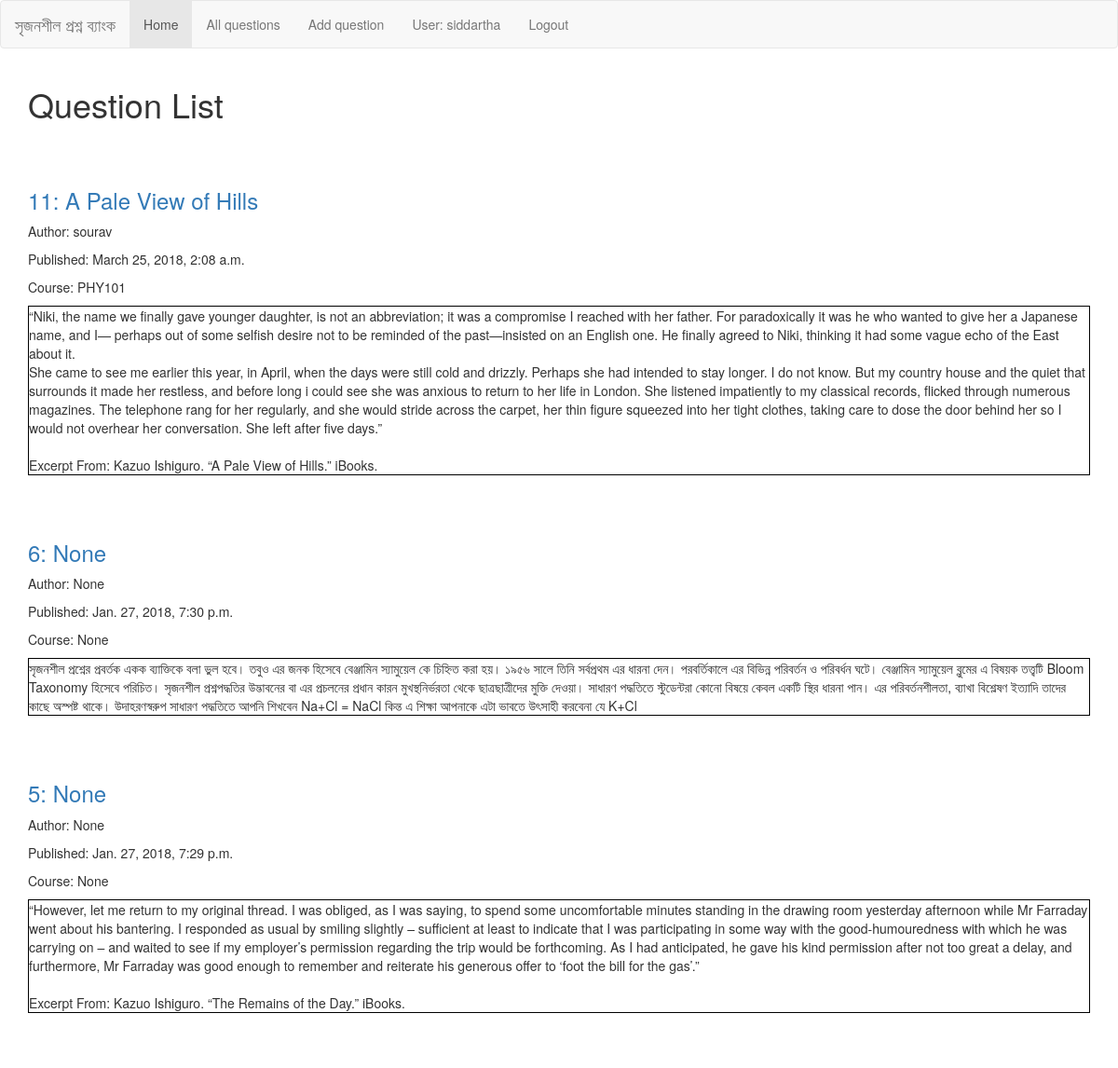
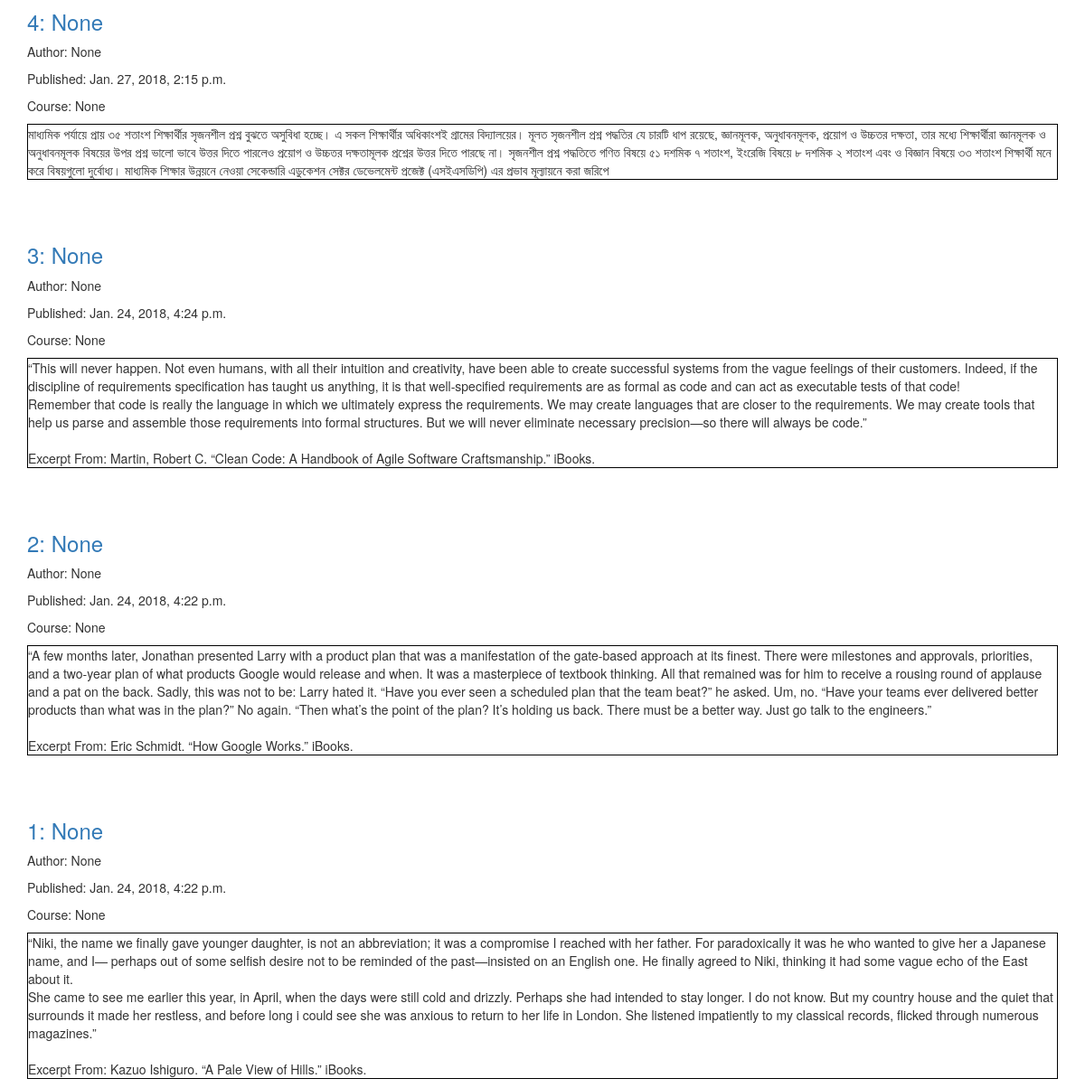
Page /questions/ (signed in) on the committed database (2 pictures, top to bottom).
### add_content/models.py (models this page shows, shortened)
class Question(models.Model):
    question_name = models.TextField(max_length=300, null=True)
    question_text = models.TextField(max_length=3000)
    user = models.ForeignKey(
        settings.AUTH_USER_MODEL,
        on_delete=models.CASCADE,
        null=True,
    )
    pub_date = models.DateTimeField("Date published")
    STATUS_CHOICES = (
        (ACCEPTED, "Accepted"),
        (PENDING, "Pending"),
        (DISCARDED, "Discarded"),
        (OUTDATED, "Outdated"),
        (USED, "Used"),
        (DELETED, "Deleted"),
    )
    status = models.CharField(
        max_length=9,
        choices=STATUS_CHOICES,
        default=PENDING,
        null=True,
    )
    course = models.ForeignKey(
        Course,
        on_delete=models.CASCADE,
        null=True,
    )
    chapter = models.ForeignKey(
        Chapter,
        on_delete=models.CASCADE,
        null=True,
    )
    difficulty = models.TextField(max_length=20, null=True)
    category = models.TextField(max_length=20, null=True)
    medium = models.TextField(max_length=20, null=True)

class Course(models.Model):
    course_code = models.CharField(max_length=10)
    class_no = models.CharField(max_length=10)
    subject = models.CharField(max_length=10)
    def __str__(self):
        return self.course_code

### add_content/views.py (the view)
# urls.py: path('', views.IndexView.as_view(), name='index'),
class IndexView(LoginRequiredMixin, generic.ListView):
    template_name = 'add_content/index.html'
    context_object_name = 'latest_question_list'
    def get_queryset(self):
        user_detail = UserDetail.objects.get(user=self.request.user)
        user_group = user_detail.user_group
        user_access = RoleTable.objects.filter(
            user_group=user_group,
            access_name="SEE_PENDING_QUESTION"
        )
        if not user_access:
            return Question.objects.filter(status="ACCEPTED").order_by('-pub_date')
        return Question.objects.order_by('-pub_date')

### add_content/templates/add_content/index.html
{% extends "base_generic.html" %}
{% block content %}
{% if user.is_authenticated %}
    <h1>Question List</h1>
    {% if latest_question_list %}
    {% for question in latest_question_list %}
                <br><br>
                <h3><a href="{% url 'questions:detail' question.id %}">
                    {{ question.id }}: {{question.question_name}}</a></h3>
                <p>Author: {{ question.user }}</p>
                <p>Published: {{ question.pub_date }}</p>
                <p>Course: {{ question.course }}</p>
                <p class="question-detail-div">{{ question.question_text|linebreaksbr }}</p>
        {% endfor %}
    {% else %}
        <p>No polls are available.</p>
    {% endif %}
{% else %}
    <p>Sorry, You cannot see this page.</p>
{% endif %}
{% endblock %}

### add_content/templates/base_generic.html (shortened to what this page needs)
<!DOCTYPE html>
<html lang="en">
<head>
  <link rel="stylesheet" href="https://maxcdn.bootstrapcdn.com/bootstrap/3.3.7/css/bootstrap.min.css">
  {% load static %}
  <link rel="stylesheet" href="/static/css/styles.css">
</head>
<body>
  {% block navbar %}
  <nav class="navbar navbar-default">
    <div class="container-fluid">
      <div class="navbar-header">
        <a class="navbar-brand" href="#">সৃজনশীল প্রশ্ন ব্যাংক</a>
      </div>
      <ul class="nav navbar-nav">
        <li class="active"><a href="{% url 'questions:index' %}">Home</a></li>
        <li><a href="#">All questions</a></li>
        <li><a href="{% url 'questions:add_question' %}">Add question</a></li>
        {% if user.is_authenticated %}
        <li><a href="{% url 'questions:profile' %}">User: {{ user.get_username }}</a></li>
        <li><a href="{% url 'logout'%}">Logout</a></li>
        {% else %}
        <li><a href="{% url 'login'%}">Login</a></li>
        {% endif %}
      </ul>
    </div>
  </nav>
  {% endblock %}
  <div class="container">
    {% block content %}{% endblock %}
  </div>
</body>
</html>

### add_content/static/css/styles.css (style rules this page uses)
.question-detail-div { border: 1px solid black; width: fit-content; }

### rows in the picture
Question: id "11", question_name "A Pale View of Hills", user "sourav", pub_date "March 25, 2018, 2:08 a.m.", course "PHY101", question_text "“Niki, the name we finally gave younger daughter, is not an abbreviation; it was a compromise I reached with her father. For paradoxically it was he who wanted to give her a Japanese name, and I— perhaps out of some selfish desire not to be reminded of the past—insisted on an English one. He finally agreed to Niki, thinking it had some vague echo of the East about it. She came to see me earlier this year, in April, when the days were still cold and drizzly. Perhaps she had intended to stay longer. I do not know. But my country house and the quiet that surrounds it made her restless, and before long i could see she was anxious to return to her life in London. She listened impatiently to my…"
Question: id "6", question_name "None", user "None", pub_date "Jan. 27, 2018, 7:30 p.m.", course "None", question_text "সৃজনশীল প্রশ্নের প্রবর্তক একক ব্যাক্তিকে বলা ভুল হবে। তবুও এর জনক হিসেবে বেঞ্জামিন স্যামুয়েল কে চিহ্নিত করা হয়। ১৯৫৬ সালে তিনি সর্বপ্রথম এর ধারনা দেন। পরবর্তিকালে এর বিভিন্ন পরিবর্তন ও পরিবর্ধন ঘটে। বেঞ্জামিন স্যামুয়েল ব্লুমের এ বিষয়ক তত্ত্বটি Bloom Taxonomy হিসেবে পরিচিত। সৃজনশীল প্রশ্নপদ্ধতির উদ্ভাবনের বা এর প্রচলনের প্রধান কারন মুখস্থনির্ভরতা থেকে ছাত্রছাত্রীদের মুক্তি দেওয়া। সাধারণ পদ্ধতিতে স্টুডেন্টরা কোনো বিষয়ে কেবল একটি স্থির ধারনা পান। এর পরিবর্তনশীলতা, ব্যাখা বিশ্লেষণ ইত্যাদি তাদের কাছে অস্পষ্ট থাকে। উদাহরণস্বরুপ সাধারণ পদ্ধতিতে আপনি শিখবেন Na+Cl = NaCl কিন্ত এ শিক্ষা আপনাকে এটা ভাবতে উৎসাহী করবেনা যে K+Cl"
Question: id "5", question_name "None", user "None", pub_date "Jan. 27, 2018, 7:29 p.m.", course "None", question_text "“However, let me return to my original thread. I was obliged, as I was saying, to spend some uncomfortable minutes standing in the drawing room yesterday afternoon while Mr Farraday went about his bantering. I responded as usual by smiling slightly – sufficient at least to indicate that I was participating in some way with the good-humouredness with which he was carrying on – and waited to see if my employer’s permission regarding the trip would be forthcoming. As I had anticipated, he gave his kind permission after not too great a delay, and furthermore, Mr Farraday was good enough to remember and reiterate his generous offer to ‘foot the bill for the gas’.” Excerpt From: Kazuo Ishiguro.…"
Question: id "4", question_name "None", user "None", pub_date "Jan. 27, 2018, 2:15 p.m.", course "None", question_text "মাধ্যমিক পর্যায়ে প্রায় ৩৫ শতাংশ শিক্ষার্থীর সৃজনশীল প্রশ্ন বুঝতে অসুবিধা হচ্ছে। এ সকল শিক্ষার্থীর অধিকাংশই গ্রামের বিদ্যালয়ের। মূলত সৃজনশীল প্রশ্ন পদ্ধতির যে চারটি ধাপ রয়েছে, জ্ঞানমূলক, অনুধাবনমূলক, প্রয়োগ ও উচ্চতর দক্ষতা, তার মধ্যে শিক্ষার্থীরা জ্ঞানমূলক ও অনুধাবনমূলক বিষয়ের উপর প্রশ্ন ভালো ভাবে উত্তর দিতে পারলেও প্রয়োগ ও উচ্চতর দক্ষতামূলক প্রশ্নের উত্তর দিতে পারছে না। সৃজনশীল প্রশ্ন পদ্ধতিতে গণিত বিষয়ে ৫১ দশমিক ৭ শতাংশ, ইংরেজি বিষয়ে ৮ দশমিক ২ শতাংশ এবং ও বিজ্ঞান বিষয়ে ৩৩ শতাংশ শিক্ষার্থী মনে করে বিষয়গুলো দুর্বোধ্য। মাধ্যমিক শিক্ষার উন্নয়নে নেওয়া সেকেন্ডারি এডুকেশন সেক্টর ডেভেলমেন্ট প্রজেক্ট (এসইএসডিপি) এর প্রভাব মূল্যায়নে করা জরিপে"
Question: id "3", question_name "None", user "None", pub_date "Jan. 24, 2018, 4:24 p.m.", course "None", question_text "“This will never happen. Not even humans, with all their intuition and creativity, have been able to create successful systems from the vague feelings of their customers. Indeed, if the discipline of requirements specification has taught us anything, it is that well-specified requirements are as formal as code and can act as executable tests of that code! Remember that code is really the language in which we ultimately express the requirements. We may create languages that are closer to the requirements. We may create tools that help us parse and assemble those requirements into formal structures. But we will never eliminate necessary precision—so there will always be code.” Excerpt From:…"
Question: id "2", question_name "None", user "None", pub_date "Jan. 24, 2018, 4:22 p.m.", course "None", question_text "“A few months later, Jonathan presented Larry with a product plan that was a manifestation of the gate-based approach at its finest. There were milestones and approvals, priorities, and a two-year plan of what products Google would release and when. It was a masterpiece of textbook thinking. All that remained was for him to receive a rousing round of applause and a pat on the back. Sadly, this was not to be: Larry hated it. “Have you ever seen a scheduled plan that the team beat?” he asked. Um, no. “Have your teams ever delivered better products than what was in the plan?” No again. “Then what’s the point of the plan? It’s holding us back. There must be a better way. Just go talk to the…"
Question: id "1", question_name "None", user "None", pub_date "Jan. 24, 2018, 4:22 p.m.", course "None", question_text "“Niki, the name we finally gave younger daughter, is not an abbreviation; it was a compromise I reached with her father. For paradoxically it was he who wanted to give her a Japanese name, and I— perhaps out of some selfish desire not to be reminded of the past—insisted on an English one. He finally agreed to Niki, thinking it had some vague echo of the East about it. She came to see me earlier this year, in April, when the days were still cold and drizzly. Perhaps she had intended to stay longer. I do not know. But my country house and the quiet that surrounds it made her restless, and before long i could see she was anxious to return to her life in London. She listened impatiently to my…"

### other values in the picture
{{ user.get_username }} "siddartha"
